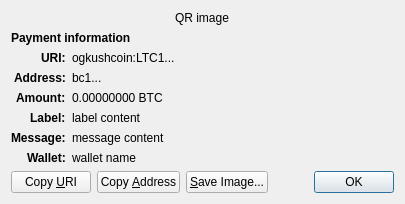
<?xml version="1.0" encoding="UTF-8"?>
<ui version="4.0">
 <class>ReceiveRequestDialog</class>
 <widget class="QDialog" name="ReceiveRequestDialog">
  <property name="geometry">
   <rect>
    <x>0</x>
    <y>0</y>
    <width>413</width>
    <height>229</height>
   </rect>
  </property>
  <property name="windowTitle">
   <string>Request payment to ...</string>
  </property>
  <layout class="QGridLayout" name="gridLayout" columnstretch="0,1">
   <property name="sizeConstraint">
    <enum>QLayout::SetFixedSize</enum>
   </property>
   <item row="0" column="0" colspan="2" alignment="Qt::AlignHCenter">
    <widget class="QRImageWidget" name="qr_code">
     <property name="text">
      <string notr="true">QR image</string>
     </property>
     <property name="textInteractionFlags">
      <set>Qt::NoTextInteraction</set>
     </property>
    </widget>
   </item>
   <item row="1" column="0" colspan="2">
    <widget class="QLabel" name="payment_header">
     <property name="font">
      <font>
       <weight>75</weight>
       <bold>true</bold>
      </font>
     </property>
     <property name="text">
      <string>Payment information</string>
     </property>
     <property name="textInteractionFlags">
      <set>Qt::NoTextInteraction</set>
     </property>
    </widget>
   </item>
   <item row="2" column="0" alignment="Qt::AlignRight|Qt::AlignTop">
    <widget class="QLabel" name="uri_tag">
     <property name="font">
      <font>
       <weight>75</weight>
       <bold>true</bold>
      </font>
     </property>
     <property name="text">
      <string notr="true">URI:</string>
     </property>
     <property name="textFormat">
      <enum>Qt::PlainText</enum>
     </property>
     <property name="textInteractionFlags">
      <set>Qt::NoTextInteraction</set>
     </property>
    </widget>
   </item>
   <item row="2" column="1" alignment="Qt::AlignTop">
    <widget class="QLabel" name="uri_content">
     <property name="text">
      <string notr="true">ogkushcoin:LTC1...</string>
     </property>
     <property name="textFormat">
      <enum>Qt::RichText</enum>
     </property>
     <property name="wordWrap">
      <bool>true</bool>
     </property>
     <property name="textInteractionFlags">
      <set>Qt::TextSelectableByMouse</set>
     </property>
    </widget>
   </item>
   <item row="3" column="0" alignment="Qt::AlignRight|Qt::AlignTop">
    <widget class="QLabel" name="address_tag">
     <property name="font">
      <font>
       <weight>75</weight>
       <bold>true</bold>
      </font>
     </property>
     <property name="text">
      <string>Address:</string>
     </property>
     <property name="textInteractionFlags">
      <set>Qt::NoTextInteraction</set>
     </property>
    </widget>
   </item>
   <item row="3" column="1" alignment="Qt::AlignTop">
    <widget class="QLabel" name="address_content">
     <property name="text">
      <string notr="true">bc1...</string>
     </property>
     <property name="textFormat">
      <enum>Qt::PlainText</enum>
     </property>
     <property name="textInteractionFlags">
      <set>Qt::TextSelectableByMouse</set>
     </property>
    </widget>
   </item>
   <item row="4" column="0" alignment="Qt::AlignRight|Qt::AlignTop">
    <widget class="QLabel" name="amount_tag">
     <property name="font">
      <font>
       <weight>75</weight>
       <bold>true</bold>
      </font>
     </property>
     <property name="text">
      <string>Amount:</string>
     </property>
     <property name="textInteractionFlags">
      <set>Qt::NoTextInteraction</set>
     </property>
    </widget>
   </item>
   <item row="4" column="1" alignment="Qt::AlignTop">
    <widget class="QLabel" name="amount_content">
     <property name="text">
      <string notr="true">0.00000000 BTC</string>
     </property>
     <property name="textFormat">
      <enum>Qt::PlainText</enum>
     </property>
     <property name="textInteractionFlags">
      <set>Qt::TextSelectableByMouse</set>
     </property>
    </widget>
   </item>
   <item row="5" column="0" alignment="Qt::AlignRight|Qt::AlignTop">
    <widget class="QLabel" name="label_tag">
     <property name="font">
      <font>
       <weight>75</weight>
       <bold>true</bold>
      </font>
     </property>
     <property name="text">
      <string>Label:</string>
     </property>
     <property name="textInteractionFlags">
      <set>Qt::NoTextInteraction</set>
     </property>
    </widget>
   </item>
   <item row="5" column="1" alignment="Qt::AlignTop">
    <widget class="QLabel" name="label_content">
     <property name="text">
      <string notr="true">label content</string>
     </property>
     <property name="textFormat">
      <enum>Qt::PlainText</enum>
     </property>
     <property name="wordWrap">
      <bool>true</bool>
     </property>
     <property name="textInteractionFlags">
      <set>Qt::TextSelectableByMouse</set>
     </property>
    </widget>
   </item>
   <item row="6" column="0" alignment="Qt::AlignRight|Qt::AlignTop">
    <widget class="QLabel" name="message_tag">
     <property name="font">
      <font>
       <weight>75</weight>
       <bold>true</bold>
      </font>
     </property>
     <property name="text">
      <string>Message:</string>
     </property>
     <property name="textInteractionFlags">
      <set>Qt::NoTextInteraction</set>
     </property>
    </widget>
   </item>
   <item row="6" column="1" alignment="Qt::AlignTop">
    <widget class="QLabel" name="message_content">
     <property name="text">
      <string notr="true">message content</string>
     </property>
     <property name="textFormat">
      <enum>Qt::PlainText</enum>
     </property>
     <property name="wordWrap">
      <bool>true</bool>
     </property>
     <property name="textInteractionFlags">
      <set>Qt::TextSelectableByMouse</set>
     </property>
    </widget>
   </item>
   <item row="7" column="0" alignment="Qt::AlignRight|Qt::AlignTop">
    <widget class="QLabel" name="wallet_tag">
     <property name="font">
      <font>
       <weight>75</weight>
       <bold>true</bold>
      </font>
     </property>
     <property name="text">
      <string>Wallet:</string>
     </property>
     <property name="textInteractionFlags">
      <set>Qt::NoTextInteraction</set>
     </property>
    </widget>
   </item>
   <item row="7" column="1" alignment="Qt::AlignTop">
    <widget class="QLabel" name="wallet_content">
     <property name="text">
      <string notr="true">wallet name</string>
     </property>
     <property name="textFormat">
      <enum>Qt::PlainText</enum>
     </property>
     <property name="wordWrap">
      <bool>true</bool>
     </property>
     <property name="textInteractionFlags">
      <set>Qt::TextSelectableByMouse</set>
     </property>
    </widget>
   </item>
   <item row="8" column="0" colspan="2">
    <layout class="QHBoxLayout" name="horizontalLayout">
     <item>
      <widget class="QPushButton" name="btnCopyURI">
       <property name="text">
        <string>Copy &amp;URI</string>
       </property>
       <property name="autoDefault">
        <bool>false</bool>
       </property>
      </widget>
     </item>
     <item>
      <widget class="QPushButton" name="btnCopyAddress">
       <property name="text">
        <string>Copy &amp;Address</string>
       </property>
       <property name="autoDefault">
        <bool>false</bool>
       </property>
      </widget>
     </item>
     <item>
      <widget class="QPushButton" name="btnSaveAs">
       <property name="text">
        <string>&amp;Save Image...</string>
       </property>
       <property name="autoDefault">
        <bool>false</bool>
       </property>
      </widget>
     </item>
     <item>
      <spacer name="horizontalSpacer_2">
       <property name="orientation">
        <enum>Qt::Horizontal</enum>
       </property>
       <property name="sizeHint" stdset="0">
        <size>
         <width>40</width>
         <height>20</height>
        </size>
       </property>
      </spacer>
     </item>
     <item>
      <widget class="QDialogButtonBox" name="buttonBox">
       <property name="focusPolicy">
        <enum>Qt::StrongFocus</enum>
       </property>
       <property name="standardButtons">
        <set>QDialogButtonBox::Ok</set>
       </property>
      </widget>
     </item>
    </layout>
   </item>
  </layout>
 </widget>
 <customwidgets>
  <customwidget>
   <class>QRImageWidget</class>
   <extends>QLabel</extends>
   <header>qt/qrimagewidget.h</header>
  </customwidget>
 </customwidgets>
 <tabstops>
  <tabstop>buttonBox</tabstop>
  <tabstop>btnCopyURI</tabstop>
  <tabstop>btnCopyAddress</tabstop>
  <tabstop>btnSaveAs</tabstop>
 </tabstops>
 <resources/>
 <connections>
  <connection>
   <sender>buttonBox</sender>
   <signal>accepted()</signal>
   <receiver>ReceiveRequestDialog</receiver>
   <slot>accept()</slot>
   <hints>
    <hint type="sourcelabel">
     <x>135</x>
     <y>230</y>
    </hint>
    <hint type="destinationlabel">
     <x>135</x>
     <y>126</y>
    </hint>
   </hints>
  </connection>
 </connections>
</ui>
